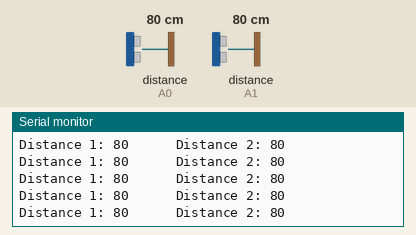
A sketch run on a simulated Arduino Uno, built with avr-gcc and run on an emulated ATmega328P. Shown: the last lines printed to the serial monitor. The test bench sets the inputs (shaded band); at power-on: distance to the obstacle (sensors on A0, A1) 80 cm.

Above: at 1.2 s.
1.3 s: distance to the obstacle (sensor on A0) set to 2 cm
At 1.57 s:
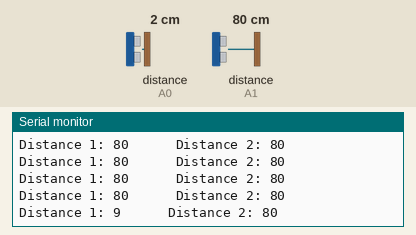
2.8 s: distance to the obstacle (sensor on A1) set to 2 cm
At 2.84 s:
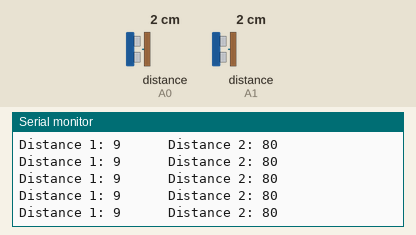
4.3 s: distance to the obstacle (sensor on A0) set to 18 cm
At 4.39 s:
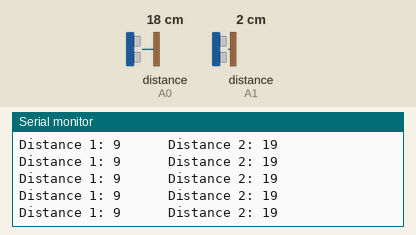
5.8 s: distance to the obstacle (sensor on A1) set to 35 cm
At 5.93 s:
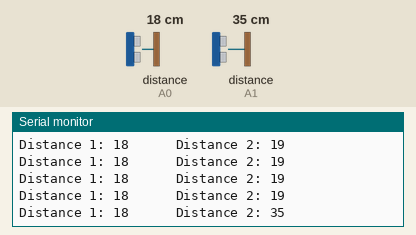
Timing chart, 0 to 8.3 s (numbered marks = the images above; inputs shaded):
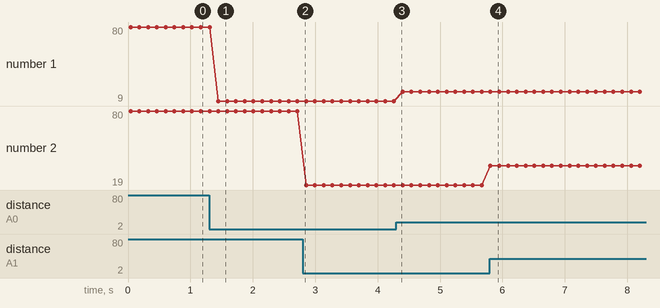

The sketch:

BothIRRecieversTest.ino
```cpp
#include <SharpIR.h>

int sensorPin = A0;    // select the input pin for the 2Y0A21
int sensorPin1 = A1;   // for 2Y0A02

int sensorValue = 0;  // variable to store the value coming from the sensor
int sensorValue1 = 0;
int distance_1;
int distance_2;

SharpIR Sensor0 = SharpIR(sensorPin, 1080);
SharpIR Sensor1 = SharpIR(sensorPin1, 20150);

void setup() {
  // initialize digital pin LED_BUILTIN as an output.
  Serial.begin(9600);
  }

// the loop function runs over and over again forever
void loop() {
  distance_1 = Sensor0.distance();
  distance_2 = Sensor1.distance();
  Serial.print("Distance 1: ");
  Serial.print(distance_1);
  Serial.print("      Distance 2: ");
  Serial.println(distance_2);
  delay(100);
}
```

Measured:
- after the input at 1.3 s, the serial monitor: prints a new line after 0.15 s (image 1)
- after the input at 5.8 s, the serial monitor: prints a new line at once (image 4)
- plotted number 1: 80 → 9 after the input at 1.3 s, 9 → 18 after the input at 4.3 s
- plotted number 2: 80 → 19 after the input at 2.8 s, 19 → 35 after the input at 5.8 s
